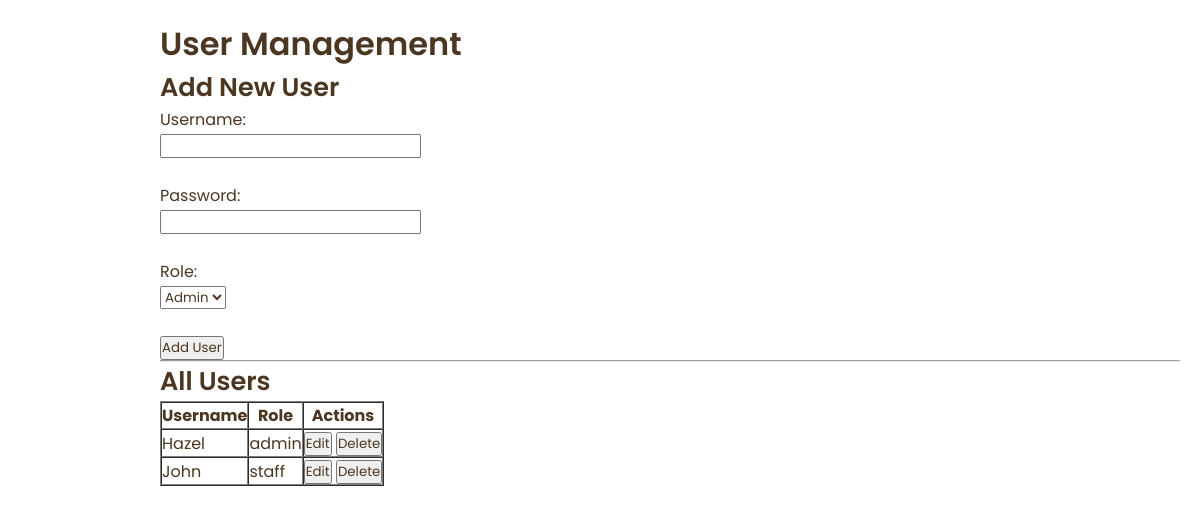
The app's page /users (signed in) with its own data.
### tables this page shows
CREATE TABLE users (
                id INTEGER PRIMARY KEY AUTOINCREMENT,
                username TEXT UNIQUE NOT NULL,
                passkey TEXT NOT NULL,
                role TEXT NOT NULL CHECK(role IN ('admin', 'staff')),
                created_at DATETIME DEFAULT CURRENT_TIMESTAMP,
                is_deleted BOOLEAN DEFAULT 0
            );

### app.py (the view)
@app.route("/users")
@login_required
def users():
    if not is_admin():
        return redirect(url_for("purchase"))
    with sqlite3.connect(DB) as conn:
        cur = conn.cursor()
        cur.execute("SELECT id, username, role FROM users WHERE is_deleted != 1")
        user_list = cur.fetchall()
    return render_template("users.html", users=user_list)

### app.py (called while the page is built)
@app.before_request
def setup():
    init_db(DB)

### auth.py (called while the page is built)
def login_required(f):
    @wraps(f)
    def decorated(*args, **kwargs):
        if "user" not in session:
            return redirect(url_for("login"))
        return f(*args, **kwargs)
    return decorated

def is_admin():
    return session.get("role") == "admin"

### templates/users.html (shortened to what this page needs)
{% extends 'layout.html' %}
{% block content %}
<link rel="stylesheet" href="{{ url_for('static', filename='css/users.css') }}">
<h1>User Management</h1>
<h2>{{ 'Edit' if edit_user else 'Add New' }} User</h2>
<form method="POST" action="{{ url_for('edit_user', user_id=edit_user.id) if edit_user else url_for('add_user') }}">
    <label for="username">Username:</label><br>
    <input type="text" name="username" id="username" required value="{{ edit_user.username if edit_user else '' }}"><br><br>
    <label for="passkey">Password:</label><br>
    <input type="password" name="passkey" id="passkey" {{ 'required' if not edit_user else '' }}><br>
    <br>
    <label for="role">Role:</label><br>
    <select name="role" id="role" required>
        <option value="admin" {% if edit_user and edit_user.role == 'admin' %}selected{% endif %}>Admin</option>
    </select><br><br>
    <button type="submit">{{ 'Update' if edit_user else 'Add' }} User</button>
</form>
<hr>
<h2>All Users</h2>
<table border="1" cellpadding="5" cellspacing="0">
    <thead>
        <tr>
            <th>Username</th>
            <th>Role</th>
            <th>Actions</th>
        </tr>
    </thead>
    <tbody>
        {% for u in users %}
        <tr class="{% if user and u[0] == user.id %}editing-user{% endif %}">
            <td>{{ u[1] }}</td>
            <td>{{ u[2] }}</td>
            <td>
                <a href="{{ url_for('edit_user', user_id=u[0]) }}">
                    <button type="button">Edit</button>
                </a>
                <form method="POST" action="{{ url_for('delete_user', user_id=u[0]) }}" onsubmit="return confirm('Delete this user?');" style="display:inline;">
                    <button type="submit">Delete</button>
                </form>
            </td>
        </tr>
        {% endfor %}
    </tbody>
</table>
{% endblock %}

### static/css/layout.css (style rules this page uses)
:root { --dark: #28282B; --light: #fff; --brown-light: #a67b5b; --brown-ver1: #4b3621; --brown-ver2: #6f4e37; --brown-ver3: #382206; --fs-xxxl: 2.2rem; --fs-xxl: 2rem; --fs-xl: 1.6rem; --fs-l: 1.4rem; --fs-m: 1.2rem; --fs-s: 1.14rem; --fs-xs: .975rem; --fs-xxs: 0.875rem; --fs-xxxs: 0.75rem; --primary-font: 'Poppins', sans-serif; --trans-duration-default: .27s; --shadow-default: rgba(0, 0, 0, 0.068) 0px 2px 3px 0px, rgba(0, 0, 0, 0.408) 0px 0px 0px .06rem; --shadow-hover: 0 10px 20px rgba(0,0,0,0.19), 0 6px 6px rgba(0, 0, 0, 0.312); --shadow-material: 0 1px 3px rgba(0,0,0,0.12), 0 1px 2px rgba(0,0,0,0.24); }
* { box-sizing: border-box; padding: 0; margin: 0; font-family: var(--primary-font); color: var(--brown-ver1); }
h1, h2, h3 { font-weight: 600; color: var(--brown-ver1); }
h1 { font-size: var(--fs-xxl); }
h2 { font-size: var(--fs-xl); }
a { text-decoration: none; }

### records on screen
users: username "Hazel", role "admin"
users: username "John", role "staff"

### other values on screen
{{ 'Edit' if edit_user else 'Add New' }} "Add New"
{{ 'Update' if edit_user else 'Add' }} "Add"
